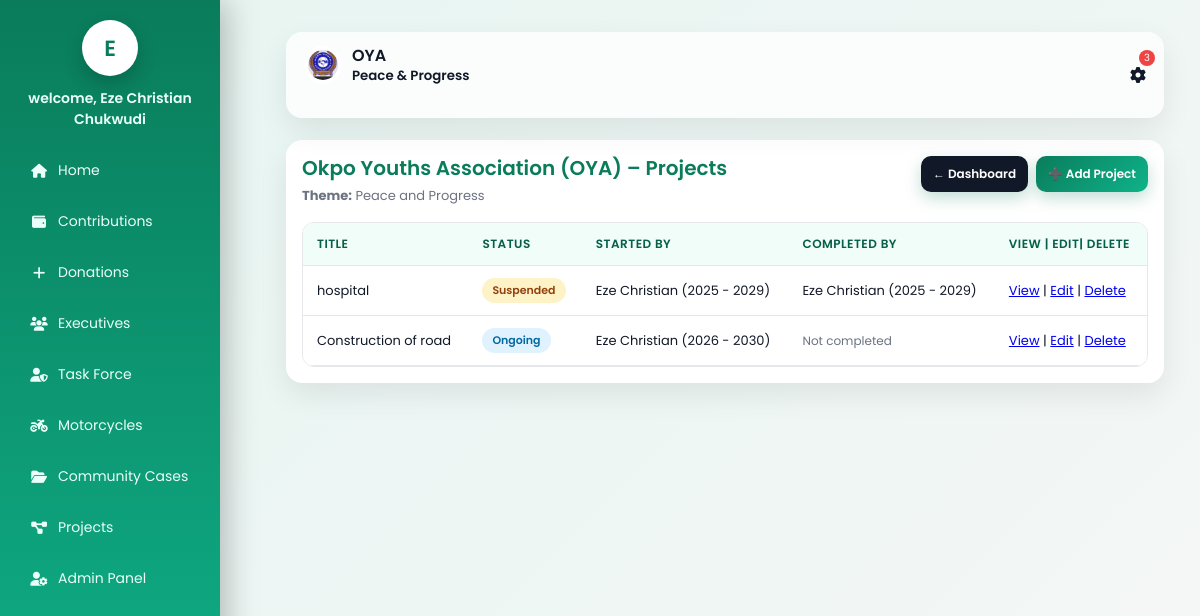
The page /projects/ (signed in) on the database its author committed.
### accounts/models.py (models this page shows, shortened)
class Member(models.Model):
    ROLE_CHOICES = [
        ('admin', 'Admin'),
        ('executive', 'Executive'),
        ('member', 'Floor Member'),
    ]
    STATUS_CHOICES = [
        ('active', 'Active'),
        ('inactive', 'Inactive'),
        ('suspended', 'Suspended'),
    ]
    serial_number = models.CharField(max_length=20, unique=True)
    full_name = models.CharField(max_length=200)
    phone_number = models.CharField(max_length=20)
    gender = models.CharField(max_length=10)
    age = models.PositiveIntegerField()
    role = models.CharField(max_length=20, choices=ROLE_CHOICES)
    executive_position = models.CharField(max_length=100, null=True, blank=True)
    status = models.CharField(max_length=20, choices=STATUS_CHOICES)
    year_joined = models.PositiveIntegerField()
    password = models.CharField(max_length=128)  # hashed later
    created_at = models.DateTimeField(auto_now_add=True)

class ExecutiveTenure(models.Model):
    name = models.CharField(max_length=100)
    start_year = models.PositiveIntegerField()
    end_year = models.PositiveIntegerField(null=True, blank=True)
    is_active = models.BooleanField(default=True)
    def __str__(self):
        return f"{self.name} ({self.start_year} - {self.end_year or 'Present'})"

### projects/models.py (models this page shows, shortened)
class Project(models.Model):
    STATUS_CHOICES = [
        ('ongoing', 'Ongoing'),
        ('completed', 'Completed'),
        ('suspended', 'Suspended'),
        ('abandoned', 'Abandoned'),
        ('handed_over', 'Handed Over'),
    ]
    title = models.CharField(max_length=200)
    description = models.TextField()
    status = models.CharField(
        max_length=20,
        choices=STATUS_CHOICES,
        default='ongoing'
    )
    started_by_tenure = models.ForeignKey(
        ExecutiveTenure,
        on_delete=models.SET_NULL,
        null=True,
        related_name='projects_started'
    )
    completed_by_tenure = models.ForeignKey(
        ExecutiveTenure,
        on_delete=models.SET_NULL,
        null=True,
        blank=True,
        related_name='projects_completed'
    )
    start_date = models.DateField()
    end_date = models.DateField(null=True, blank=True)
    created_by = models.ForeignKey(Member, on_delete=models.SET_NULL, null=True)

### accounts/decorators.py (the view)
    def wrapper(request, *args, **kwargs):
        if not request.session.get('member_id'):
            return redirect('login')
        return view_func(request, *args, **kwargs)

### projects/views.py (called while the page is built)
@login_required
def projects_list(request):
    member = Member.objects.get(id=request.session['member_id'])
    announcements_count = Announcement.objects.filter(is_active=True).count()
    minutes_count = MeetingMinute.objects.count()
    projects = Project.objects.select_related('started_by_tenure', 'completed_by_tenure')
    return render(request, 'projects/projects_list.html', {
        'projects': projects,
        'member': member,
        'announcements_count': announcements_count,
        'minutes_count': minutes_count,
    })

### projects/templates/projects/projects_list.html (shortened to what this page needs)
{% load static %}
<!DOCTYPE html>
<html lang="en">
<head>
  <link rel="stylesheet" href="https://cdnjs.cloudflare.com/ajax/libs/font-awesome/6.5.0/css/all.min.css">
    <link rel="stylesheet" href="{% static 'projects/css/styles.css' %}">
</head>
<body>
	<aside class="sidebar" id="sidebar">
		<div class="brand">
			<a href="{% url 'dashboard' %}" style="text-decoration: none;"><div class="avatar">{{ member.full_name|slice:":1" }}</div></a>
		</div>
		<strong>welcome, {{ member.full_name }}</strong>
		<nav class="menu">
			<a href="{% url 'dashboard' %}"><i class="fa fa-home"></i> Home</a>
			<a href="{% url 'contributions_list' %}"><i class="fa fa-wallet"></i> Contributions</a>
			<a href="{% url 'donation_list' %}"><i class="fa fa-plus"></i> Donations</a>
			<a href="{% url 'executives_list' %}"><i class="fa fa-users"></i> Executives</a>
			<a href="{% url 'taskforce_list' %}"><i class="fa fa-user-shield"></i> Task Force</a>
			<a href="{% url 'motorcycles_list' %}"><i class="fa fa-motorcycle"></i> Motorcycles</a>
			<a href="{% url 'cases_list' %}"><i class="fa fa-folder-open"></i> Community Cases</a>
			<a href="{% url 'projects_list' %}"><i class="fa fa-diagram-project"></i> Projects</a>
			{% if request.session.member_role == 'admin' %}
			<a href="{% url 'admin_dashboard' %}"><i class="fa fa-user-cog"></i> Admin Panel</a>
			{% endif %}
		</nav>
	</aside>
  <main class="main">
   <div class="topbar">
  <div class="left-top">
    <div class="brand">
      <img src="{% static 'projects/images/oya logo.jpeg' %}" alt="OYA Logo">
      <span>
        OYA<br>
        <small>Peace & Progress</small>
      </span>
    </div>
  </div>
  <div class="actions">
    <div class="profile" onclick="toggleProfile()">
      <span class="badge-noty">
        {{ announcements_count|add:minutes_count }}
      </span>
      <i class="fa fa-cog"></i>
    </div>
  </div>
</div>
<div class="container">
  <div class="header">
    <div class="title">
      <h2>Okpo Youths Association (OYA) – Projects</h2>
      <p><strong>Theme:</strong> Peace and Progress</p>
    </div>
    <div class="actions">
      <a href="{% url 'dashboard' %}" class="btn secondary">← Dashboard</a>
      {% if member.role == 'admin' %}
        <a href="{% url 'add_project' %}" class="btn">➕ Add Project</a>
      {% endif %}
    </div>
  </div>
  <div class="table-wrap">
    <table>
      <thead>
        <tr>
          <th>Title</th>
          <th>Status</th>
          <th>Started By</th>
          <th>Completed By</th>
          <th>View | Edit| Delete</th>
        </tr>
      </thead>
      <tbody>
        {% for project in projects %}
        <tr>
          <td>{{ project.title }}</td>
          <td><span class="badge {{ project.status }}">{{ project.get_status_display }}</span></td>
          <td>{{ project.started_by_tenure }}</td>
          <td>
            {% if project.completed_by_tenure %}
              {{ project.completed_by_tenure }}
            {% else %}
              <span class="muted">Not completed</span>
            {% endif %}
          </td>
          <td>
            <a href="{% url 'project_detail' project.id %}">View</a>
            {% if request.session.member_role == 'admin' %}
              | <a href="{% url 'edit_project' project.id %}">Edit</a>
              | <a href="{% url 'delete_project' project.id %}" onclick="return confirm('Delete this project?')">Delete</a>
            {% endif %}
          </td>
        </tr>
        {% endfor %}
      </tbody>
    </table>
  </div>
</div>
    </main>
</body>
</html>

### projects/static/projects/css/styles.css (style rules this page uses)
:root { --primary: #0a7c5b; --bg: #f5f7f6; --card: #ffffff; --text: #1f2933; --muted: #6b7280; --shadow: 0 10px 25px rgba(0,0,0,.08); --radius: 16px; }
* { box-sizing: border-box; }
body { margin: 0; font-family: 'Poppins', sans-serif; background: var(--bg); color: var(--text); min-height: 100vh; display: flex; }
.sidebar { width:220px; background:linear-gradient(180deg,#0a7c5b,#0fb38a); color:#eafff9; padding:20px 18px; position:fixed; inset:0 auto 0 0; z-index:1000; box-shadow:6px 0 30px rgba(0,0,0,.25); transition:transform .3s ease; }
.sidebar .brand { display:flex; justify-content:center; margin-bottom:12px; }
.sidebar .avatar { width:56px; height:56px; border-radius:50%; background:#fff; color:#0a7c5b; display:grid; place-items:center; font-size:22px; font-weight:600; box-shadow:0 8px 20px rgba(0,0,0,.2); }
.sidebar strong { display:block; text-align:center; margin-top:8px; font-weight:600; font-size:14px; }
.menu { margin-top:12px; }
.menu a { display:flex; align-items:center; gap:12px; padding:11px 14px; border-radius:12px; color:#eafff9; text-decoration:none; font-size:14px; margin-bottom:6px; }
.menu a i { width:18px; text-align:center; }
.brand { display: flex; align-items: center; gap: 10px; margin-bottom: 20px; }
.brand img { width: 42px; height: 42px; object-fit: contain; border-radius: 50%; background: #fff; padding: 4px; }
.brand span { font-weight: 600; font-size: 16px; line-height: 1.2; }
.menu a { display: flex; align-items: center; gap: 10px; padding: 12px; border-radius: 10px; text-decoration: none; color: #eafff9; margin-bottom: 6px; }
.main { margin-left: 250px; width: 100%; padding: 16px 20px 30px; }
.topbar { position:sticky; top:0; display:flex; justify-content:space-between; align-items:center; padding:14px 18px; margin-bottom:22px; background:rgba(255,255,255,.75); backdrop-filter:blur(10px); border-radius:16px; box-shadow:0 12px 30px rgba(0,0,0,.08); z-index:50; }
.left-top { display: flex; align-items: center; gap: 10px; }
.topbar .brand { display:flex; align-items:center; gap:10px; }
.topbar .brand img { width:38px; height:38px; border-radius:50%; background:#fff; padding:4px; }
.actions { display: flex; align-items: center; gap: 10px; position: relative; z-index: 60; }
.badge-noty { position: absolute; top: -17px; right: -9px; background: #ef4444; color: #fff; font-size: 10px; border-radius: 50%; padding: 0px 5px; }
.profile { cursor:pointer; display:flex; align-items:center; gap:8px; }
.avatar { width: 32px; height: 32px; border-radius: 50%; background: linear-gradient(135deg, #0a7c5b, #0fb38a); color: #fff; display: grid; place-items: center; font-weight: 600; }
.btn { background: #fff; color: #0a7c5b; border-radius: 10px; padding: 10px 14px; text-decoration: none; font-weight: 600; border: none; cursor: pointer; }

### rows shown on the page
Member: full_name "E", full_name "Eze Christian Chukwudi"
Project: title "hospital", status "Suspended", started_by_tenure "Eze Christian (2025 - 2029)", completed_by_tenure "Eze Christian (2025 - 2029)"
Project: title "Construction of road", status "Ongoing", started_by_tenure "Eze Christian (2026 - 2030)", shows "Not completed"

### other values the page prints
{{ announcements_count|add:minutes_count }} "3"
